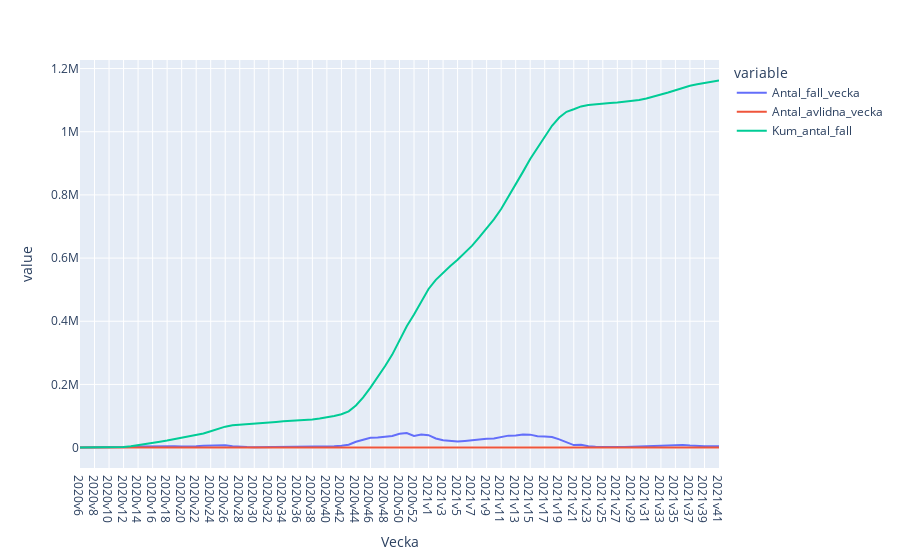

The notebook cell saved with this chart:
### Code cell
px.line(df, x = "Vecka", y = ["Antal_fall_vecka","Antal_avlidna_vecka","Kum_antal_fall"] )
